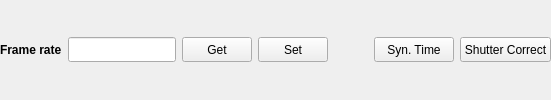
             <widget class="QWidget" name="widget" native="true">
              <property name="minimumSize">
               <size>
                <width>0</width>
                <height>0</height>
               </size>
              </property>
              <layout class="QVBoxLayout" name="verticalLayout_8">
               <property name="leftMargin">
                <number>0</number>
               </property>
               <property name="topMargin">
                <number>0</number>
               </property>
               <property name="rightMargin">
                <number>0</number>
               </property>
               <property name="bottomMargin">
                <number>0</number>
               </property>
               <item>
                <layout class="QHBoxLayout" name="horizontalLayout">
                 <item>
                  <widget class="QLabel" name="label_2">
                   <property name="minimumSize">
                    <size>
                     <width>0</width>
                     <height>25</height>
                    </size>
                   </property>
                   <property name="maximumSize">
                    <size>
                     <width>16777215</width>
                     <height>25</height>
                    </size>
                   </property>
                   <property name="font">
                    <font>
                     <weight>75</weight>
                     <bold>true</bold>
                    </font>
                   </property>
                   <property name="text">
                    <string>Frame rate</string>
                   </property>
                  </widget>
                 </item>
                 <item>
                  <widget class="QLineEdit" name="fameRateEdit">
                   <property name="minimumSize">
                    <size>
                     <width>0</width>
                     <height>25</height>
                    </size>
                   </property>
                   <property name="maximumSize">
                    <size>
                     <width>16777215</width>
                     <height>25</height>
                    </size>
                   </property>
                  </widget>
                 </item>
                 <item>
                  <widget class="QPushButton" name="fameRateGetBtn">
                   <property name="minimumSize">
                    <size>
                     <width>70</width>
                     <height>25</height>
                    </size>
                   </property>
                   <property name="maximumSize">
                    <size>
                     <width>70</width>
                     <height>25</height>
                    </size>
                   </property>
                   <property name="text">
                    <string>Get</string>
                   </property>
                  </widget>
                 </item>
                 <item>
                  <widget class="QPushButton" name="fameRateSetBtn">
                   <property name="minimumSize">
                    <size>
                     <width>70</width>
                     <height>25</height>
                    </size>
                   </property>
                   <property name="maximumSize">
                    <size>
                     <width>70</width>
                     <height>25</height>
                    </size>
                   </property>
                   <property name="text">
                    <string>Set</string>
                   </property>
                  </widget>
                 </item>
                 <item>
                  <spacer name="horizontalSpacer">
                   <property name="orientation">
                    <enum>Qt::Horizontal</enum>
                   </property>
                   <property name="sizeHint" stdset="0">
                    <size>
                     <width>40</width>
                     <height>20</height>
                    </size>
                   </property>
                  </spacer>
                 </item>
                 <item>
                  <widget class="QPushButton" name="synTimeBtn">
                   <property name="minimumSize">
                    <size>
                     <width>0</width>
                     <height>25</height>
                    </size>
                   </property>
                   <property name="maximumSize">
                    <size>
                     <width>16777215</width>
                     <height>25</height>
                    </size>
                   </property>
                   <property name="text">
                    <string>Syn. Time</string>
                   </property>
                  </widget>
                 </item>
                 <item>
                  <widget class="QPushButton" name="shutterCorrectBtn">
                   <property name="minimumSize">
                    <size>
                     <width>0</width>
                     <height>25</height>
                    </size>
                   </property>
                   <property name="maximumSize">
                    <size>
                     <width>16777215</width>
                     <height>25</height>
                    </size>
                   </property>
                   <property name="text">
                    <string>Shutter Correct</string>
                   </property>
                  </widget>
                 </item>
                </layout>
               </item>
              </layout>
             </widget>
